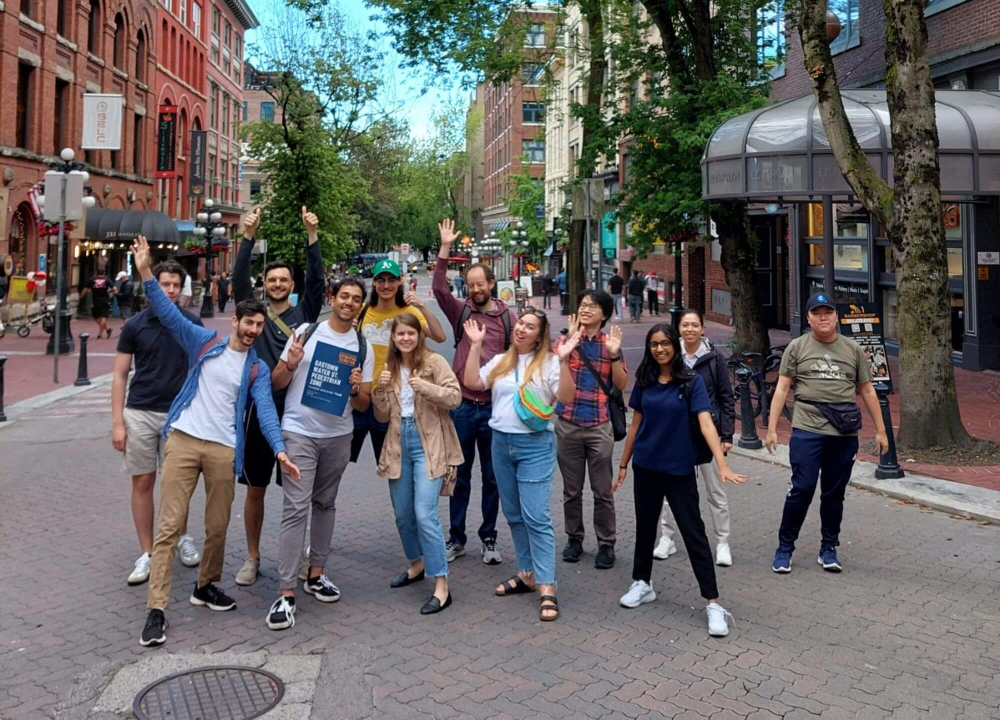
#> input picture services/face-detector/v1/data/pedestrian.jpg, 2000 x 1439 px (shown at 1/2 size)
$ python -i test_service.py   (imports and definitions only)   (older library calls are emulated)
#> lines starting #> are read from the running program, lines starting #| are printed output that depends on the picture
#> further down, picture is the input picture: shape (1439, 2000, 3); mean B, G, R 99.7, 100.2, 103.5
import sys
from pathlib import Path
from types import SimpleNamespace

import cv2
import numpy as np

sys.path.insert(0, str(Path(__file__).parent))

import service
from dsg.service_runtime.contract import WorkItem

SERVICE_DIRECTORY = Path(__file__).parent
DEFAULT_DATA_QUALITY = 320
DEFAULT_STRENGTH = 2
LEAST_PSNR_GAIN_DB = 3.0
STRONG_EDGE_GRADIENT = 150.0
LEAST_SHARE_OF_EDGE_CONTRAST_KEPT = 0.8


def configured(data_quality=DEFAULT_DATA_QUALITY, strength=DEFAULT_STRENGTH):
    return SimpleNamespace(data_quality=data_quality, strength=strength, service_directory=SERVICE_DIRECTORY)


def cleaned_sample(cfg, frames, sample_index=0):
    return service.process(WorkItem(sample_index=sample_index, payload=None), cfg, frames)


def psnr_db(reference: np.ndarray, other: np.ndarray) -> float:
    mean_squared_error = np.mean((reference.astype(np.float64) - other.astype(np.float64)) ** 2)
    return float(10 * np.log10(255.0**2 / mean_squared_error))


def gradient_strength(frame: np.ndarray) -> np.ndarray:
    grey = cv2.cvtColor(frame, cv2.COLOR_BGR2GRAY).astype(np.float64)
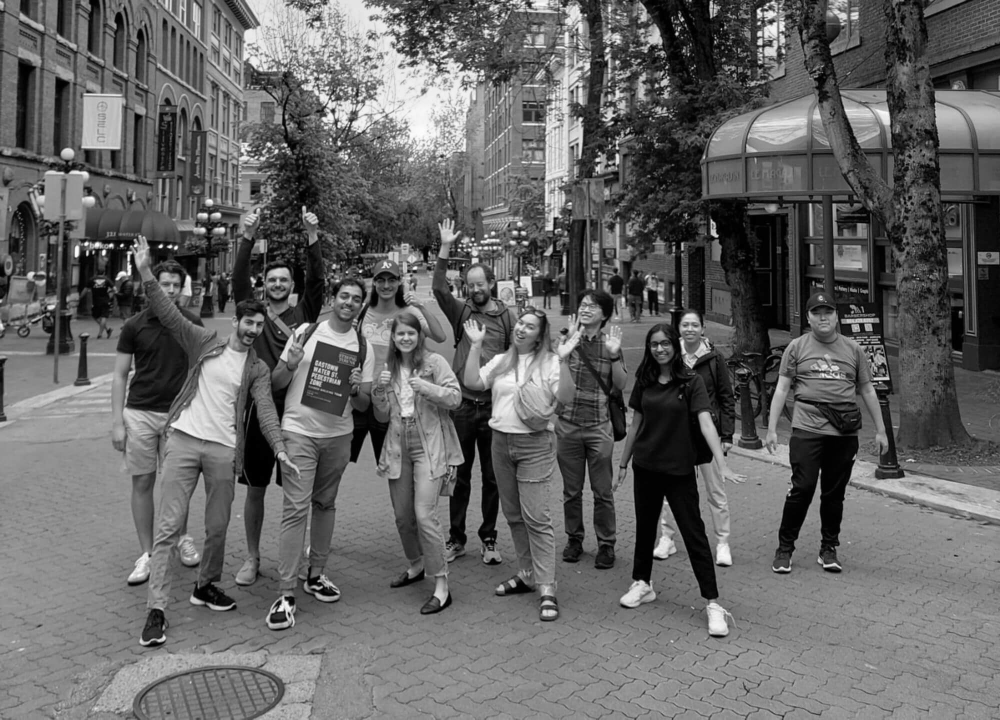
#> grey: shape (1439, 2000) float64 (shown at 1/2 size); min 0, max 255, mean 101.1
    return np.hypot(cv2.Sobel(grey, cv2.CV_64F, 1, 0), cv2.Sobel(grey, cv2.CV_64F, 0, 1))
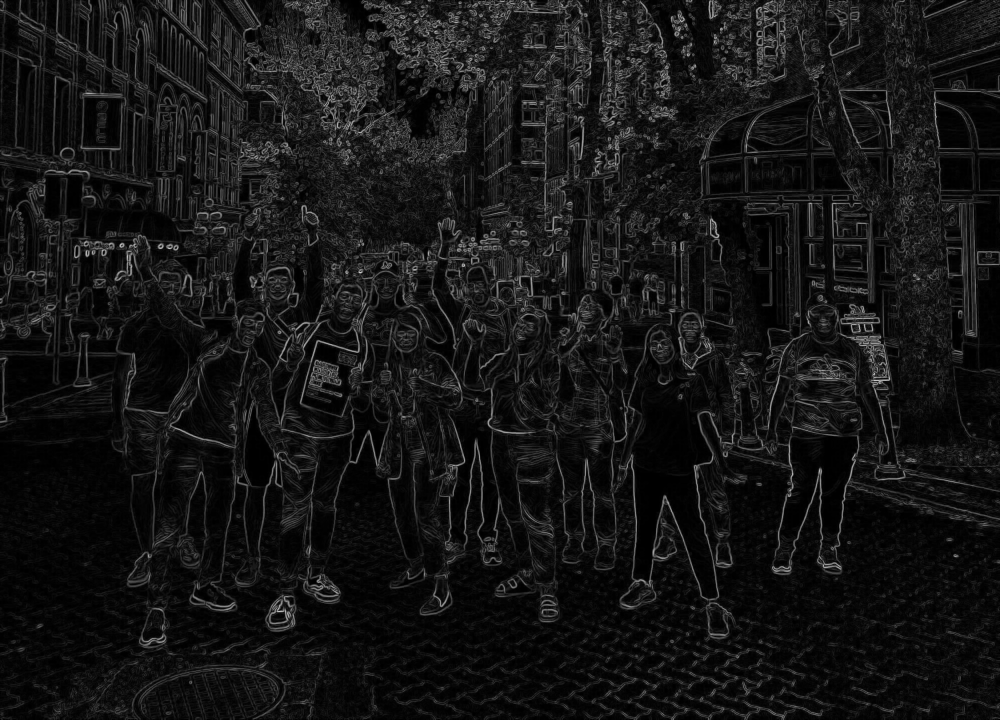
#> returned value: shape (1439, 2000) float64 (shown at 1/2 size); min 0, max 757.9, mean 64; drawn with min black and max white


# [4 lines left out: function share_of_edge_contrast_kept, not called in this run]


def residual_noise(reference: np.ndarray, other: np.ndarray) -> float:
    return float(np.std(other.astype(np.float64) - reference.astype(np.float64)))


# [28 lines left out: functions test_proof, test_data_quality_knob_sets_the_height_of_the_cleaned_frame, test_strength_knob_widens_the_neighbourhood_and_removes_more_noise, not called in this run]


def test_the_noise_is_the_same_in_every_worker():
    cfg = configured(data_quality=160)
    assert all(np.array_equal(one, other) for one, other in zip(service.init_worker(cfg), service.init_worker(cfg)))


# [7 lines left out: function test_process_returns_an_image_and_leaves_the_sample_unchanged, not called in this run]

>>> import cv2
>>> picture = cv2.imread('../../face-detector/v1/data/pedestrian.jpg')
>>> result = gradient_strength(picture)
